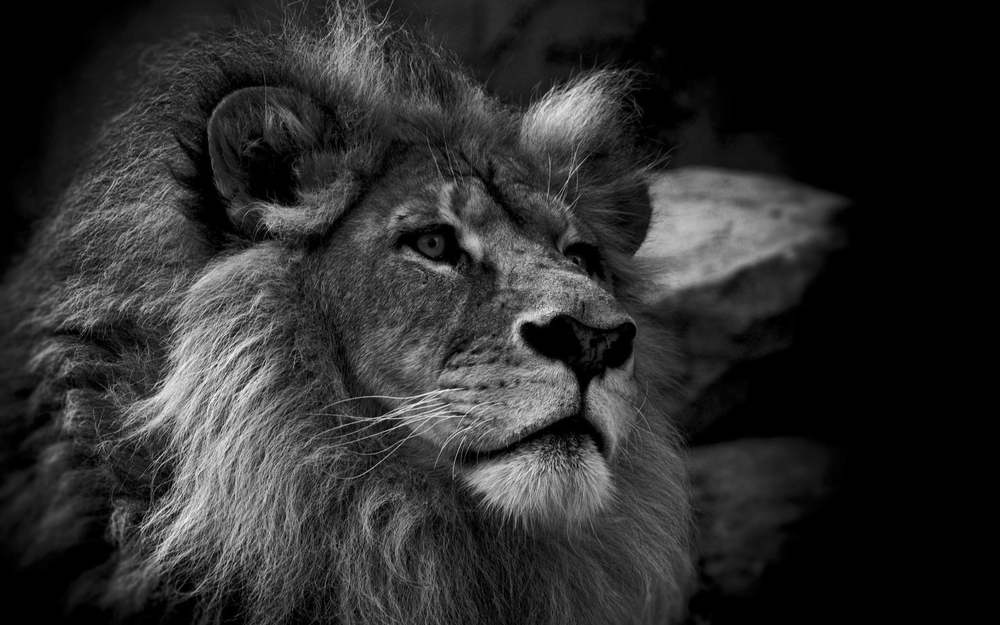
#> input picture project4/lion-big.png, 1000 x 625 px, shrunk from 2560 x 1600 before the run
$ python task1.py lion-big.png 5   (older library calls are emulated)
#> lines starting #> are read from the running program, lines starting #| are printed output that depends on the picture
#!/usr/bin/env python3

import sys
import os
import numpy
import numpy.linalg
import scipy.misc

def getOutputPngName(path, rank):
    filename, ext = os.path.splitext(path)
    return filename + '.' + str(rank) + '.png'

def getOutputNpyName(path, rank):
    filename, ext = os.path.splitext(path)
    return filename + '.' + str(rank) + '.npy'

if len(sys.argv) < 3:
    sys.exit('usage: task1.py <PNG inputFile> <rank>')

inputfile = sys.argv[1]
rank = int(sys.argv[2])
outputpng = getOutputPngName(inputfile, rank)
outputnpy = getOutputNpyName(inputfile, rank)

# Load image
image = scipy.misc.imread(inputfile)
#> image is the input picture: shape (625, 1000); min 0, max 247, mean 44.8

# singular value decomposition
u, s, v = numpy.linalg.svd(image)
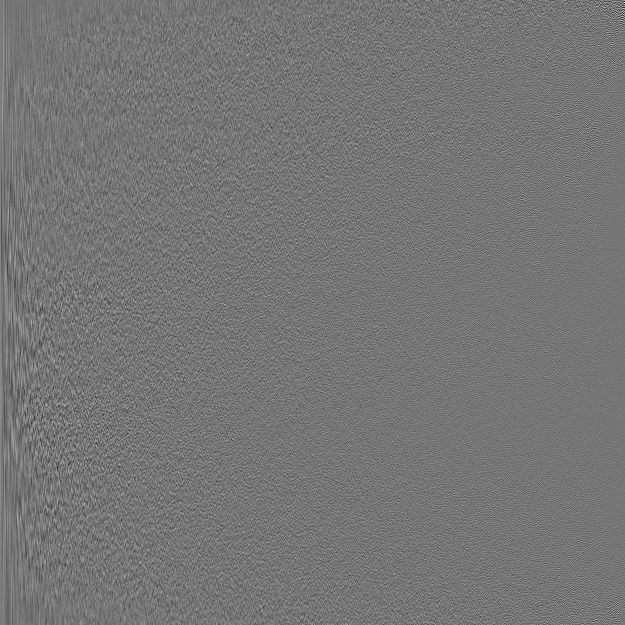
#> u: shape (625, 625) float64; min -0.345, max 0.403, mean 9.6e-05; drawn with min black and max white
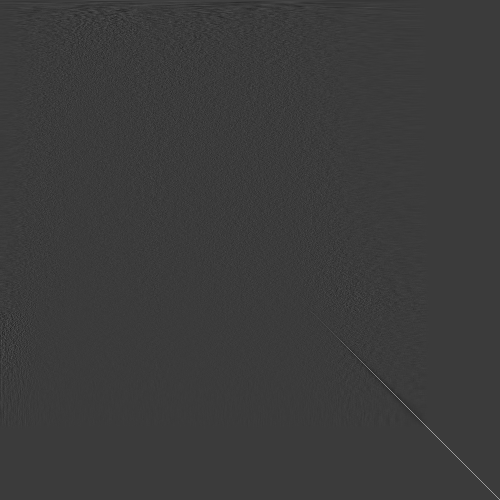
#> v: shape (1000, 1000) float64 (shown at 1/2 size); min -0.304, max 1, mean 0.000179; drawn with min black and max white
#> s = 625 values, max 43915.8 at index 0, min 4.95 at index 624, mean 517.3

# rank-k approximation
result = numpy.zeros(image.shape)
for i in range(rank):
    result += s[i] * numpy.outer(u.T[i], v[i])
#> this loop made 5 passes
#> pass 1, `result += s[i] * numpy.outer(u.T[i], v[i])`:
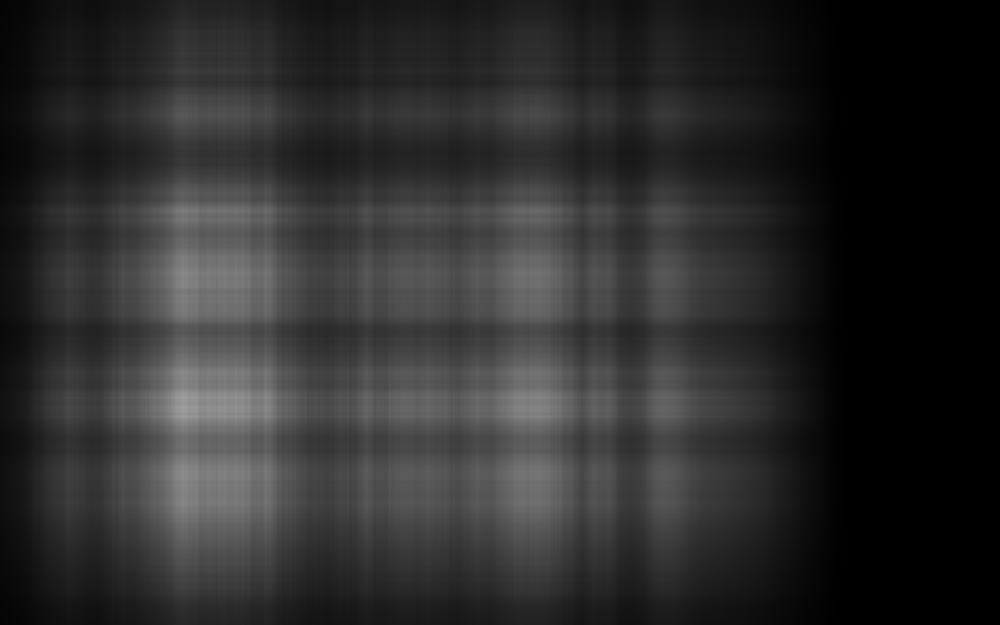
#> result: shape (625, 1000) float64; min 0, max 159.8, mean 44.7
#> pass 2, `result += s[i] * numpy.outer(u.T[i], v[i])`:
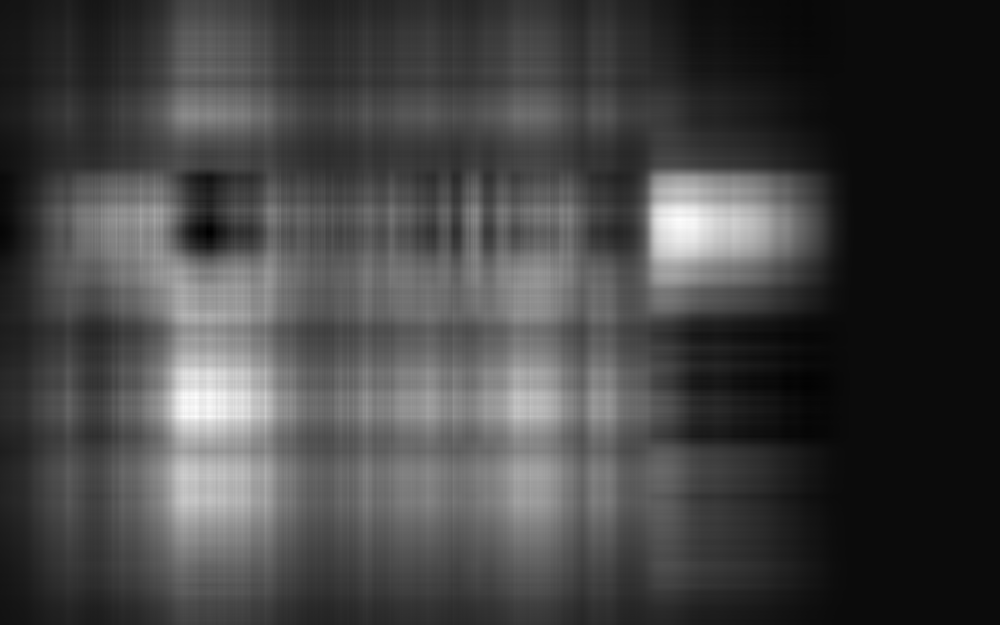
#> result: shape (625, 1000) float64; min -8.95, max 191.4, mean 44.8; drawn with min black and max white
#> pass 3, `result += s[i] * numpy.outer(u.T[i], v[i])`:
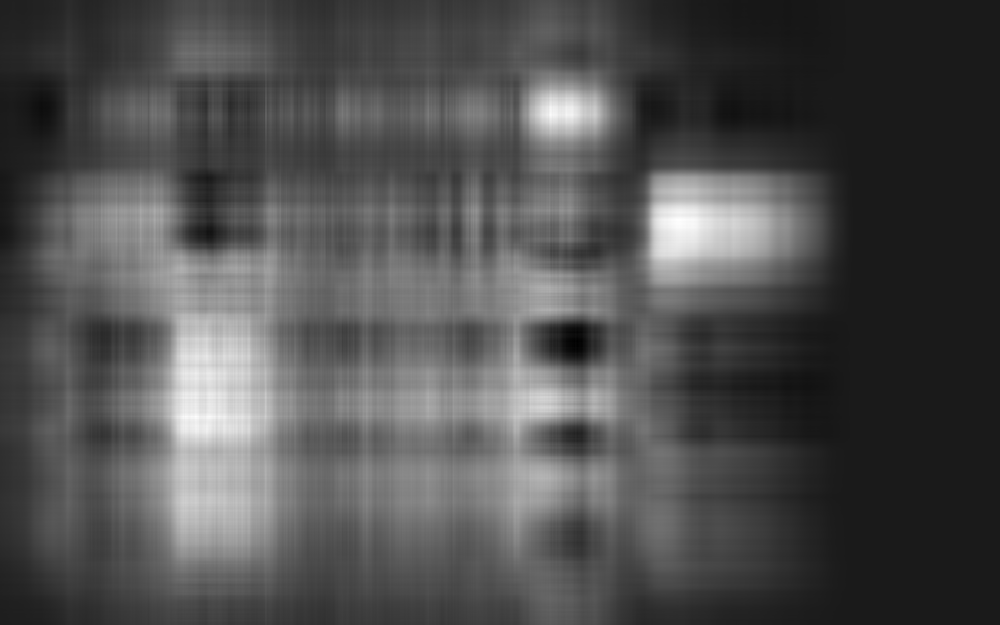
#> result: shape (625, 1000) float64; min -22.03, max 191.2, mean 44.8; drawn with min black and max white
#> after the loop:
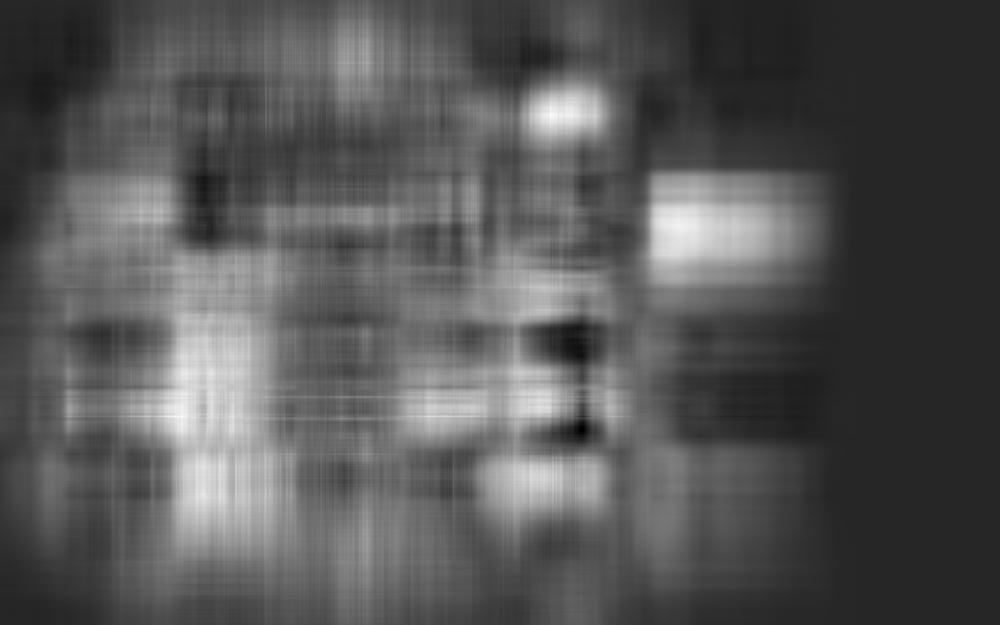
#> result: shape (625, 1000) float64; min -36.54, max 202.4, mean 44.8; drawn with min black and max white

numpy.save(outputnpy, arr=result)
#> (the run stopped early here; a loop or call above may not have finished)
